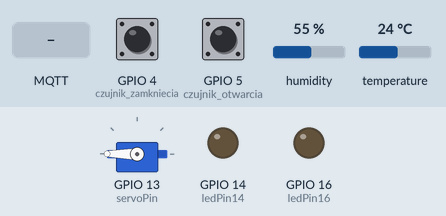
This sketch was run on a simulated ESP8266 (NodeMCU). Shown: servo, output pins drawn as LEDs (lit = HIGH). The inputs (shaded band) are chosen by the test bench; at power-on: GPIO 4 (czujnik_zamkniecia) HIGH, GPIO 5 (czujnik_otwarcia) HIGH, humidity 55 %, temperature 24 °C. WiFi joins after 1.5 s; servers stay silent unless stated; no MQTT or app messages arrive unless stated; what the sketch prints to the serial monitor is not drawn.

Above: at 2.7 s.
2.8 s: MQTT message "0" arrives on the first subscribed topic
At 5.7 s:
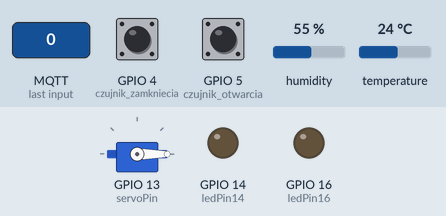
6.3 s: MQTT message "1" arrives on the first subscribed topic
At 6.76 s:
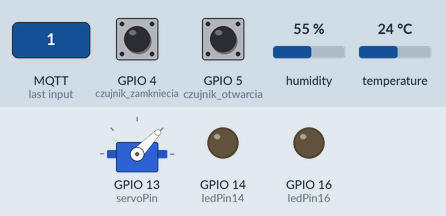
9.8 s: MQTT message "0" arrives on the second subscribed topic
At 9.96 s:
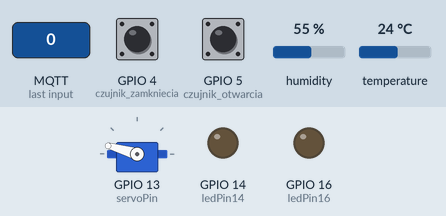
13.3 s: MQTT message "1" arrives on the second subscribed topic
At 14.06 s:
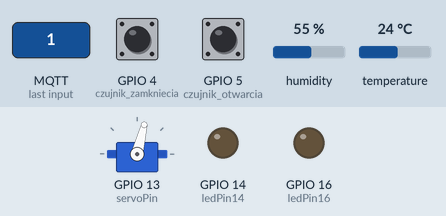
Timing chart, 0 to 16.6 s (numbered marks = the images above; inputs shaded):
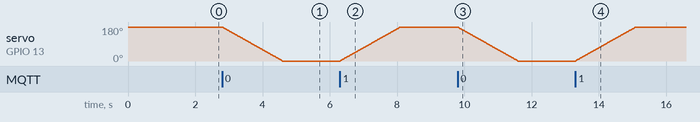

The sketch:

Modul_wykonawczy.ino
```cpp
#include <Servo.h> //biblioteka do obslugi serwa
#include <DHT11.h> // biblioteka czujnika temp i wilg - dht11
#include <ESP8266WiFi.h> //biblioteka do podlaczenia ESP z WIFI
#include <PubSubClient.h> //biblioteka do komunikacji przez MQTT

const char* ssid = "JaSu-Linksys"; //Nazwa WIFI
const char* password = "$JaSu-Linksys"; //Haslo WIFI
const char* mqttServer = "192.168.0.97"; //Adres IP brokera MQTT
const int mqttPort = 1883; //Port na jaki sie laczymy w brokerze
const char* mqttUser = "ESP_serwo"; //Nazwa uzytkownika MQTT
const char* mqttPassword = "pracainzynierska"; //Haslo do brokera MQTT
const char* mqttsTopic_button = "homeassistant/button/state"; //state Topic przycisku
const char* mqttcTopic_button = "homeassistant/button/set"; //command Topic przycisku
const char* mqttsTopic_czujnik_OC = "homeassistant/binary_sensor/serwo/state"; //state Topic czujnika otwarcia/zamkniecia
const char* mqttsTopic_TempSensor = "homeassistant/sensor/TempSensor/state"; //state Topic czujnika temperatury
unsigned long previousMillis = 0; //Czas ostatniego wyslania wiadomosci(uzyte podczas implementacji czujnika temp i wilg)
unsigned long updateDelay = 5000; // 5 sekundowa przerwa miedzy publikacja wiadomosci z czujnika do brokera
unsigned long currentMillis = millis(); //Definicja zmiennej ktora bedzie "zegarem" odliczajacym czas, za pomoca funkcji milis

Servo myservo; //Utworzenie objektu klasy Servo -> myservo
DHT11 dht(12); //Utowrzenie objektu klasy DHT11 -> dht ktory jest przypisany na pin 12

int servoPin = 13; //definicja pinu do ktorego bedzie podpiete serwo
int targetAngle = 0; //definicja zmiennej pomocniczej ktora bedzie wykorzystana do sterowania serwem przez wiadomosci z MQTT
int ledPin16 = 16; // Czerwona dioda
int ledPin14 = 14; // Zielona dioda

const int czujnik_otwarcia = 5; //def. krancowki - stan LOW jesli otwarte
const int czujnik_zamkniecia = 4; //def. krancowki - stan LOW jesli zamkniete

WiFiClient espClient_servo; //utworzenie klienta wifi
PubSubClient client(espClient_servo); //utworzenie klienta do komunikacji protokołem MQTT

void setup() {
  myservo.attach(servoPin,200,2100); //myservo.attach(servoPin,200,2300);
  myservo.write(180); //Pozycja startowa dla serwa, zawsze 180stopni po uruchomieniu systemu czyli zamkniete okno

  pinMode(czujnik_otwarcia, INPUT_PULLUP); //definicja krancowki jako wejscia PULLUP
  pinMode(czujnik_zamkniecia, INPUT_PULLUP); //definicja krancowki jako wejscia PULLUP

  pinMode(ledPin16, OUTPUT); //zdefiniowanie diody czerwonej jako wyjście
  digitalWrite(ledPin16, LOW); //ustawienie stanu poczatkowego diody czerwonej
  pinMode(ledPin14, OUTPUT); //zdefiniowanie diody zielonej jako wyjście
  digitalWrite(ledPin14, LOW); //ustawienie stanu poczatkowego diody zielonej

  Serial.begin(115200); //Ustawienie predkosci komunikacji portu szeregowego(monitorowanie w Serial Monitor)
  setupWiFi(); //Wywołanie funkcji odpowiedzialnej za połączenie WiFi
  client.setServer(mqttServer, mqttPort); //Ustawwienie danych serwera brokera MQTT(adres IP i port)
  client.setCallback(callback); //Ustawienie funkcji callback jako tej odpowiedzialnej za odbior wiadomosci z serwera
}

void setupWiFi() { //Funkcja odpowiedzialna za zestawienie połączenia WiFi
  Serial.println();
  Serial.print("Łączenie z siecią: ");
  Serial.println(ssid);

  WiFi.begin(ssid, password);

  while (WiFi.status() != WL_CONNECTED) {
    delay(500);
    Serial.print(".");
  }

  Serial.println("");
  Serial.println("WiFi połączono.");
  Serial.println("Adres IP: " + WiFi.localIP().toString());
  Serial.println();
  Serial.println("Device ID: " + WiFi.macAddress());
}

void callback(char* topic, byte* payload, unsigned int length) {//Funkcja odpowiedzialna za odbieranie wiadomosci z danego tematu MQTT oraz przetworzenie jej w odpowiedni sposob
  if (String(topic) == mqttsTopic_button || String(topic) == mqttcTopic_button) {
    String message;
    for (int i = 0; i < length; i++) {
      message += (char)payload[i];
    }
    Serial.print("Otrzymano wiadomość na temat MQTT: ");
    Serial.println(message);

    if (message == "1") {
      targetAngle = 180;
      moveServo();
    }

    if (message == "0") {
      targetAngle = 0;
      moveServo();
    }
  }
}

void moveServo() { //Funkcja wykorzystywana do sterowania serwem na podstawie wiadomosci MQTT
int currentAngle = myservo.read(); //odczytuje ostatni zadany kat przez funkcje write
while (currentAngle != targetAngle) {

    if (targetAngle > currentAngle) {
      currentAngle = currentAngle + 2;
      delay(10);
    } else {
      currentAngle = currentAngle - 2;
      delay(10);
    }
      myservo.write(currentAngle);
      delay(10);

    if (digitalRead(czujnik_otwarcia) == LOW){
      digitalWrite(ledPin14, HIGH); // dioda zielona ON
      digitalWrite(ledPin16, LOW); // dioda czerwona OFF
      client.publish(mqttsTopic_czujnik_OC,"OPEN"); // Okno jest OTWARTE
    }
    if (digitalRead(czujnik_zamkniecia) == LOW){
      digitalWrite(ledPin14, LOW); // dioda zielona OFF
      digitalWrite(ledPin16, HIGH); // dioda czerwona ON
      client.publish(mqttsTopic_czujnik_OC,"CLOSE"); // Okno jest ZAMKNIETE
    }
  }
}

void reconnect() {//Funkcja do podlaczenia sie z serwerem mqtt
  while (!client.connected()) {
    Serial.print("Łączenie z MQTT...");
    if (client.connect("serwo", mqttUser, mqttPassword)) {
      Serial.println("Połączono");
      publishBinarySensorConfig(); //Publikacja encji stanu otwarcia okna -> czy otwarte czy zamkniete
      publishTempSensor(); // Publikacja odczytu czujnika temp
      client.subscribe(mqttcTopic_button);
      client.subscribe(mqttsTopic_button);

      // Warunek sprawdzajacy czy podczas braku komunikacji zaszly jakies zmiany
      if (digitalRead(czujnik_otwarcia) == LOW){
      digitalWrite(ledPin14, HIGH); // dioda zielona ON
      digitalWrite(ledPin16, LOW); // dioda czerwona OFF
      client.publish(mqttsTopic_czujnik_OC,"OPEN"); // Okno jest OTWARTE
      delay(50);
      }
      if (digitalRead(czujnik_zamkniecia) == LOW){
      digitalWrite(ledPin14, LOW); // dioda zielona OFF
      digitalWrite(ledPin16, HIGH); // dioda czerwona ON
      client.publish(mqttsTopic_czujnik_OC,"CLOSE"); // Okno jest ZAMKNIETE
      delay(50);
      }
    } else {
      Serial.print("Nie udało się połączyć z MQTT, spróbuj ponownie za 5 sekund...");
      delay(updateDelay);
    }
  }
}

//Fragment odpowiedzialny za definicje encji esp jako czujnik binarny -> sprawdza czy krancowki sa nacisniete czy nie i wysyla komunikat
void publishBinarySensorConfig() {
  String configPayload = "{\"name\":\"Czujnik O/C\",\"state_topic\":\"" + String(mqttsTopic_czujnik_OC) + "\",\"payload_on\":\"OPEN\",\"payload_off\":\"CLOSE\",\"unique_id\":\"Czujnik O/C\",\"device_class\":\"opening\"}";
  client.publish("homeassistant/binary_sensor/serwo/config", configPayload.c_str());
}
//Fragment odpowiedzialny za definicje encji esp jako sensor temperatury
void publishTempSensor() {
  String configPayload = "{\"name\":\"TempSensor\",\"state_topic\":\"" + String(mqttsTopic_TempSensor) + "\",\"unit_of_measurement\":\"°C\",\"value_template\":\"{{value_json.temperatura}}\",\"unique_id\":\"TempSensor\",\"device_class\":\"temperature\"}";
  client.publish("homeassistant/sensor/TempSensor/config", configPayload.c_str());
}
//Funkcje do publikowania aktualnej temperatury
void publishTemperature(int temperatura) {
  String payload = String("{\"temperatura\":") + temperatura + String("}");
  client.publish(mqttsTopic_TempSensor, payload.c_str());
}

//Fragment odpowiedzialny za pobieranie informacji z czujnika DHT11 i wyswietlanie temperatury i wilgotnosci
void TempHumSensor() {
  if(currentMillis - previousMillis >= updateDelay){
    previousMillis = currentMillis;

  //Pobranie informacji o wilgotnosci
  int wilgotnosc = dht.readHumidity();
  Serial.print(wilgotnosc);
  Serial.print("%RH | ");

  //Pobranie informacji o temperaturze
  int temperatura = dht.readTemperature();
  Serial.print(temperatura);
  Serial.println("*C");
  publishTemperature(temperatura);
  }
  yield();
}

void loop() {
  if (!client.connected()) {
    reconnect();
  }
  client.loop();
  currentMillis = millis();
  TempHumSensor();
}
```

Measured:
- after the input at 2.8 s, servo on GPIO 13 (servoPin): moves from 180° to 0° over 1.8 s, starting at once
- after the input at 6.3 s, servo on GPIO 13 (servoPin): moves from 0° to 180° over 1.8 s, starting at once
- after the input at 9.8 s, servo on GPIO 13 (servoPin): moves from 180° to 0° over 1.8 s, starting at once
- after the input at 13.3 s, servo on GPIO 13 (servoPin): moves from 0° to 180° over 1.8 s, starting at once
